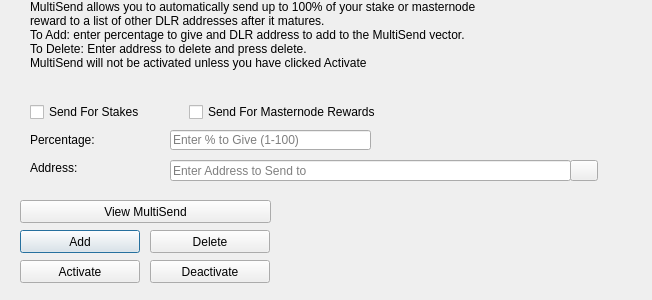
<?xml version="1.0" encoding="UTF-8"?>
<ui version="4.0">
 <class>MultiSendDialog</class>
 <widget class="QDialog" name="MultiSendDialog">
  <property name="windowModality">
   <enum>Qt::NonModal</enum>
  </property>
  <property name="geometry">
   <rect>
    <x>0</x>
    <y>0</y>
    <width>652</width>
    <height>300</height>
   </rect>
  </property>
  <property name="windowTitle">
   <string>MultiSend</string>
  </property>
  <widget class="QLineEdit" name="multiSendPercentEdit">
   <property name="geometry">
    <rect>
     <x>170</x>
     <y>130</y>
     <width>201</width>
     <height>20</height>
    </rect>
   </property>
   <property name="toolTip">
    <string>Enter whole numbers 1 - 100</string>
   </property>
   <property name="placeholderText">
    <string>Enter % to Give (1-100)</string>
   </property>
  </widget>
  <widget class="QLineEdit" name="multiSendAddressEdit">
   <property name="geometry">
    <rect>
     <x>170</x>
     <y>160</y>
     <width>401</width>
     <height>21</height>
    </rect>
   </property>
   <property name="toolTip">
    <string/>
   </property>
   <property name="placeholderText">
    <string>Enter Address to Send to</string>
   </property>
  </widget>
  <widget class="QLabel" name="label_2">
   <property name="geometry">
    <rect>
     <x>30</x>
     <y>0</y>
     <width>451</width>
     <height>121</height>
    </rect>
   </property>
   <property name="lineWidth">
    <number>1</number>
   </property>
   <property name="text">
    <string>MultiSend allows you to automatically send up to 100% of your stake or masternode reward to a list of other DLR addresses after it matures.
To Add: enter percentage to give and DLR address to add to the MultiSend vector.
To Delete: Enter address to delete and press delete.
MultiSend will not be activated unless you have clicked Activate</string>
   </property>
   <property name="alignment">
    <set>Qt::AlignLeading|Qt::AlignLeft|Qt::AlignTop</set>
   </property>
   <property name="wordWrap">
    <bool>true</bool>
   </property>
  </widget>
  <widget class="QLabel" name="message">
   <property name="geometry">
    <rect>
     <x>290</x>
     <y>200</y>
     <width>351</width>
     <height>91</height>
    </rect>
   </property>
   <property name="text">
    <string/>
   </property>
  </widget>
  <widget class="QPushButton" name="addButton">
   <property name="geometry">
    <rect>
     <x>20</x>
     <y>230</y>
     <width>120</width>
     <height>23</height>
    </rect>
   </property>
   <property name="toolTip">
    <string/>
   </property>
   <property name="statusTip">
    <string>Add to MultiSend Vector</string>
   </property>
   <property name="text">
    <string>Add</string>
   </property>
  </widget>
  <widget class="QPushButton" name="disableButton">
   <property name="geometry">
    <rect>
     <x>150</x>
     <y>260</y>
     <width>120</width>
     <height>23</height>
    </rect>
   </property>
   <property name="statusTip">
    <string>Deactivate MultiSend</string>
   </property>
   <property name="text">
    <string>Deactivate</string>
   </property>
  </widget>
  <widget class="QPushButton" name="addressBookButton">
   <property name="geometry">
    <rect>
     <x>570</x>
     <y>160</y>
     <width>28</width>
     <height>21</height>
    </rect>
   </property>
   <property name="toolTip">
    <string>Choose an address from the address book</string>
   </property>
   <property name="text">
    <string/>
   </property>
   <property name="icon">
    <iconset resource="../delor.qrc">
     <normaloff>:/icons/address-book</normaloff>:/icons/address-book</iconset>
   </property>
   <property name="shortcut">
    <string>Alt+A</string>
   </property>
   <property name="autoDefault">
    <bool>false</bool>
   </property>
  </widget>
  <widget class="QLabel" name="label">
   <property name="geometry">
    <rect>
     <x>30</x>
     <y>130</y>
     <width>121</width>
     <height>20</height>
    </rect>
   </property>
   <property name="toolTip">
    <string>Percentage of stake to send</string>
   </property>
   <property name="text">
    <string>Percentage:</string>
   </property>
  </widget>
  <widget class="QLabel" name="label_5">
   <property name="geometry">
    <rect>
     <x>30</x>
     <y>160</y>
     <width>111</width>
     <height>16</height>
    </rect>
   </property>
   <property name="toolTip">
    <string>Address to send portion of stake to</string>
   </property>
   <property name="text">
    <string>Address:</string>
   </property>
  </widget>
  <widget class="QPushButton" name="deleteButton">
   <property name="geometry">
    <rect>
     <x>150</x>
     <y>230</y>
     <width>120</width>
     <height>23</height>
    </rect>
   </property>
   <property name="toolTip">
    <string/>
   </property>
   <property name="statusTip">
    <string>Delete Address From MultiSend Vector</string>
   </property>
   <property name="text">
    <string>Delete</string>
   </property>
  </widget>
  <widget class="QPushButton" name="activateButton">
   <property name="geometry">
    <rect>
     <x>20</x>
     <y>260</y>
     <width>120</width>
     <height>23</height>
    </rect>
   </property>
   <property name="statusTip">
    <string>Activate MultiSend</string>
   </property>
   <property name="text">
    <string>Activate</string>
   </property>
  </widget>
  <widget class="QPushButton" name="viewButton">
   <property name="geometry">
    <rect>
     <x>20</x>
     <y>200</y>
     <width>251</width>
     <height>23</height>
    </rect>
   </property>
   <property name="toolTip">
    <string/>
   </property>
   <property name="statusTip">
    <string>View MultiSend Vector</string>
   </property>
   <property name="text">
    <string>View MultiSend</string>
   </property>
  </widget>
  <widget class="QWidget" name="horizontalLayoutWidget">
   <property name="geometry">
    <rect>
     <x>30</x>
     <y>100</y>
     <width>351</width>
     <height>24</height>
    </rect>
   </property>
   <layout class="QHBoxLayout" name="horizontalLayout">
    <item>
     <widget class="QCheckBox" name="multiSendStakeCheckBox">
      <property name="text">
       <string>Send For Stakes</string>
      </property>
     </widget>
    </item>
    <item>
     <widget class="QCheckBox" name="multiSendMasternodeCheckBox">
      <property name="text">
       <string>Send For Masternode Rewards</string>
      </property>
     </widget>
    </item>
   </layout>
  </widget>
 </widget>
 <resources>
  <include location="../delor.qrc"/>
 </resources>
 <connections/>
</ui>
